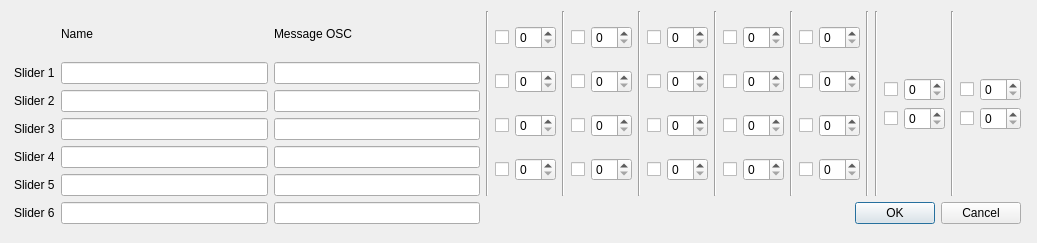
<?xml version="1.0" encoding="UTF-8"?>
<ui version="4.0">
 <class>DialogNo</class>
 <widget class="QDialog" name="DialogNo">
  <property name="geometry">
   <rect>
    <x>0</x>
    <y>0</y>
    <width>1037</width>
    <height>243</height>
   </rect>
  </property>
  <property name="windowTitle">
   <string>Dialog</string>
  </property>
  <widget class="QWidget" name="">
   <property name="geometry">
    <rect>
     <x>14</x>
     <y>11</y>
     <width>1007</width>
     <height>213</height>
    </rect>
   </property>
   <layout class="QGridLayout" name="gridLayout_10">
    <item row="0" column="0" rowspan="2">
     <layout class="QGridLayout" name="gridLayout">
      <item row="0" column="1">
       <widget class="QLabel" name="label_8">
        <property name="text">
         <string>Name</string>
        </property>
       </widget>
      </item>
      <item row="0" column="2">
       <widget class="QLabel" name="label_7">
        <property name="text">
         <string>Message OSC</string>
        </property>
       </widget>
      </item>
      <item row="1" column="0">
       <widget class="QLabel" name="label">
        <property name="text">
         <string>Slider 1</string>
        </property>
       </widget>
      </item>
      <item row="1" column="1">
       <widget class="QLineEdit" name="lineEdit_7"/>
      </item>
      <item row="1" column="2">
       <widget class="QLineEdit" name="lineEdit"/>
      </item>
      <item row="2" column="0">
       <widget class="QLabel" name="label_2">
        <property name="text">
         <string>Slider 2</string>
        </property>
       </widget>
      </item>
      <item row="2" column="1">
       <widget class="QLineEdit" name="lineEdit_8"/>
      </item>
      <item row="2" column="2">
       <widget class="QLineEdit" name="lineEdit_2"/>
      </item>
      <item row="3" column="0">
       <widget class="QLabel" name="label_3">
        <property name="text">
         <string>Slider 3</string>
        </property>
       </widget>
      </item>
      <item row="3" column="1">
       <widget class="QLineEdit" name="lineEdit_9"/>
      </item>
      <item row="3" column="2">
       <widget class="QLineEdit" name="lineEdit_3"/>
      </item>
      <item row="4" column="0">
       <widget class="QLabel" name="label_4">
        <property name="text">
         <string>Slider 4</string>
        </property>
       </widget>
      </item>
      <item row="4" column="1">
       <widget class="QLineEdit" name="lineEdit_10"/>
      </item>
      <item row="4" column="2">
       <widget class="QLineEdit" name="lineEdit_4"/>
      </item>
      <item row="5" column="0">
       <widget class="QLabel" name="label_5">
        <property name="text">
         <string>Slider 5</string>
        </property>
       </widget>
      </item>
      <item row="5" column="1">
       <widget class="QLineEdit" name="lineEdit_11"/>
      </item>
      <item row="5" column="2">
       <widget class="QLineEdit" name="lineEdit_5"/>
      </item>
      <item row="6" column="0">
       <widget class="QLabel" name="label_6">
        <property name="text">
         <string>Slider 6</string>
        </property>
       </widget>
      </item>
      <item row="6" column="1">
       <widget class="QLineEdit" name="lineEdit_12"/>
      </item>
      <item row="6" column="2">
       <widget class="QLineEdit" name="lineEdit_6"/>
      </item>
     </layout>
    </item>
    <item row="0" column="1">
     <layout class="QGridLayout" name="gridLayout_9">
      <item row="0" column="0">
       <widget class="Line" name="line_2">
        <property name="orientation">
         <enum>Qt::Vertical</enum>
        </property>
       </widget>
      </item>
      <item row="0" column="1">
       <layout class="QGridLayout" name="gridLayout_2">
        <item row="0" column="0">
         <widget class="QCheckBox" name="checkBox_15">
          <property name="text">
           <string/>
          </property>
         </widget>
        </item>
        <item row="0" column="1">
         <widget class="QSpinBox" name="spinBox_15"/>
        </item>
        <item row="1" column="0">
         <widget class="QCheckBox" name="checkBox_10">
          <property name="text">
           <string/>
          </property>
         </widget>
        </item>
        <item row="1" column="1">
         <widget class="QSpinBox" name="spinBox_10"/>
        </item>
        <item row="2" column="0">
         <widget class="QCheckBox" name="checkBox_5">
          <property name="text">
           <string/>
          </property>
         </widget>
        </item>
        <item row="2" column="1">
         <widget class="QSpinBox" name="spinBox_5"/>
        </item>
        <item row="3" column="0">
         <widget class="QCheckBox" name="checkBox">
          <property name="text">
           <string/>
          </property>
         </widget>
        </item>
        <item row="3" column="1">
         <widget class="QSpinBox" name="spinBox"/>
        </item>
       </layout>
      </item>
      <item row="0" column="2">
       <widget class="Line" name="line_3">
        <property name="orientation">
         <enum>Qt::Vertical</enum>
        </property>
       </widget>
      </item>
      <item row="0" column="3">
       <layout class="QGridLayout" name="gridLayout_3">
        <item row="0" column="0">
         <widget class="QCheckBox" name="checkBox_16">
          <property name="text">
           <string/>
          </property>
         </widget>
        </item>
        <item row="0" column="1">
         <widget class="QSpinBox" name="spinBox_16"/>
        </item>
        <item row="1" column="0">
         <widget class="QCheckBox" name="checkBox_11">
          <property name="text">
           <string/>
          </property>
         </widget>
        </item>
        <item row="1" column="1">
         <widget class="QSpinBox" name="spinBox_11"/>
        </item>
        <item row="2" column="0">
         <widget class="QCheckBox" name="checkBox_6">
          <property name="text">
           <string/>
          </property>
         </widget>
        </item>
        <item row="2" column="1">
         <widget class="QSpinBox" name="spinBox_6"/>
        </item>
        <item row="3" column="0">
         <widget class="QCheckBox" name="checkBox_1">
          <property name="text">
           <string/>
          </property>
         </widget>
        </item>
        <item row="3" column="1">
         <widget class="QSpinBox" name="spinBox_1"/>
        </item>
       </layout>
      </item>
      <item row="0" column="4">
       <widget class="Line" name="line_4">
        <property name="orientation">
         <enum>Qt::Vertical</enum>
        </property>
       </widget>
      </item>
      <item row="0" column="5">
       <layout class="QGridLayout" name="gridLayout_4">
        <item row="0" column="0">
         <widget class="QCheckBox" name="checkBox_17">
          <property name="text">
           <string/>
          </property>
         </widget>
        </item>
        <item row="0" column="1">
         <widget class="QSpinBox" name="spinBox_17"/>
        </item>
        <item row="1" column="0">
         <widget class="QCheckBox" name="checkBox_12">
          <property name="text">
           <string/>
          </property>
         </widget>
        </item>
        <item row="1" column="1">
         <widget class="QSpinBox" name="spinBox_12"/>
        </item>
        <item row="2" column="0">
         <widget class="QCheckBox" name="checkBox_7">
          <property name="text">
           <string/>
          </property>
         </widget>
        </item>
        <item row="2" column="1">
         <widget class="QSpinBox" name="spinBox_7"/>
        </item>
        <item row="3" column="0">
         <widget class="QCheckBox" name="checkBox_2">
          <property name="text">
           <string/>
          </property>
         </widget>
        </item>
        <item row="3" column="1">
         <widget class="QSpinBox" name="spinBox_2"/>
        </item>
       </layout>
      </item>
      <item row="0" column="6">
       <widget class="Line" name="line_5">
        <property name="orientation">
         <enum>Qt::Vertical</enum>
        </property>
       </widget>
      </item>
      <item row="0" column="7">
       <layout class="QGridLayout" name="gridLayout_5">
        <item row="0" column="0">
         <widget class="QCheckBox" name="checkBox_18">
          <property name="text">
           <string/>
          </property>
         </widget>
        </item>
        <item row="0" column="1">
         <widget class="QSpinBox" name="spinBox_18"/>
        </item>
        <item row="1" column="0">
         <widget class="QCheckBox" name="checkBox_13">
          <property name="text">
           <string/>
          </property>
         </widget>
        </item>
        <item row="1" column="1">
         <widget class="QSpinBox" name="spinBox_13"/>
        </item>
        <item row="2" column="0">
         <widget class="QCheckBox" name="checkBox_8">
          <property name="text">
           <string/>
          </property>
         </widget>
        </item>
        <item row="2" column="1">
         <widget class="QSpinBox" name="spinBox_8"/>
        </item>
        <item row="3" column="0">
         <widget class="QCheckBox" name="checkBox_3">
          <property name="text">
           <string/>
          </property>
         </widget>
        </item>
        <item row="3" column="1">
         <widget class="QSpinBox" name="spinBox_3"/>
        </item>
       </layout>
      </item>
      <item row="0" column="8">
       <widget class="Line" name="line_6">
        <property name="orientation">
         <enum>Qt::Vertical</enum>
        </property>
       </widget>
      </item>
      <item row="0" column="9">
       <layout class="QGridLayout" name="gridLayout_6">
        <item row="0" column="0">
         <widget class="QCheckBox" name="checkBox_19">
          <property name="text">
           <string/>
          </property>
         </widget>
        </item>
        <item row="1" column="0">
         <widget class="QCheckBox" name="checkBox_14">
          <property name="text">
           <string/>
          </property>
         </widget>
        </item>
        <item row="1" column="1">
         <widget class="QSpinBox" name="spinBox_14"/>
        </item>
        <item row="2" column="0">
         <widget class="QCheckBox" name="checkBox_9">
          <property name="text">
           <string/>
          </property>
         </widget>
        </item>
        <item row="2" column="1">
         <widget class="QSpinBox" name="spinBox_9"/>
        </item>
        <item row="3" column="0">
         <widget class="QCheckBox" name="checkBox_4">
          <property name="text">
           <string/>
          </property>
         </widget>
        </item>
        <item row="3" column="1">
         <widget class="QSpinBox" name="spinBox_4"/>
        </item>
        <item row="0" column="1">
         <widget class="QSpinBox" name="spinBox_19"/>
        </item>
       </layout>
      </item>
      <item row="0" column="10">
       <widget class="Line" name="line_7">
        <property name="orientation">
         <enum>Qt::Vertical</enum>
        </property>
       </widget>
      </item>
      <item row="0" column="11">
       <widget class="Line" name="line">
        <property name="orientation">
         <enum>Qt::Vertical</enum>
        </property>
       </widget>
      </item>
      <item row="0" column="12">
       <layout class="QGridLayout" name="gridLayout_7">
        <item row="0" column="1">
         <spacer name="verticalSpacer">
          <property name="orientation">
           <enum>Qt::Vertical</enum>
          </property>
          <property name="sizeHint" stdset="0">
           <size>
            <width>20</width>
            <height>40</height>
           </size>
          </property>
         </spacer>
        </item>
        <item row="1" column="0">
         <widget class="QCheckBox" name="checkBox_22">
          <property name="text">
           <string/>
          </property>
         </widget>
        </item>
        <item row="1" column="1">
         <widget class="QSpinBox" name="spinBox_22"/>
        </item>
        <item row="2" column="0">
         <widget class="QCheckBox" name="checkBox_20">
          <property name="text">
           <string/>
          </property>
         </widget>
        </item>
        <item row="2" column="1">
         <widget class="QSpinBox" name="spinBox_20"/>
        </item>
        <item row="3" column="1">
         <spacer name="verticalSpacer_2">
          <property name="orientation">
           <enum>Qt::Vertical</enum>
          </property>
          <property name="sizeHint" stdset="0">
           <size>
            <width>20</width>
            <height>40</height>
           </size>
          </property>
         </spacer>
        </item>
       </layout>
      </item>
      <item row="0" column="13">
       <widget class="Line" name="line_8">
        <property name="orientation">
         <enum>Qt::Vertical</enum>
        </property>
       </widget>
      </item>
      <item row="0" column="14">
       <layout class="QGridLayout" name="gridLayout_8">
        <item row="0" column="1">
         <spacer name="verticalSpacer_3">
          <property name="orientation">
           <enum>Qt::Vertical</enum>
          </property>
          <property name="sizeHint" stdset="0">
           <size>
            <width>20</width>
            <height>40</height>
           </size>
          </property>
         </spacer>
        </item>
        <item row="1" column="0">
         <widget class="QCheckBox" name="checkBox_23">
          <property name="text">
           <string/>
          </property>
         </widget>
        </item>
        <item row="1" column="1">
         <widget class="QSpinBox" name="spinBox_23"/>
        </item>
        <item row="2" column="0">
         <widget class="QCheckBox" name="checkBox_21">
          <property name="text">
           <string/>
          </property>
         </widget>
        </item>
        <item row="2" column="1">
         <widget class="QSpinBox" name="spinBox_21"/>
        </item>
        <item row="3" column="1">
         <spacer name="verticalSpacer_4">
          <property name="orientation">
           <enum>Qt::Vertical</enum>
          </property>
          <property name="sizeHint" stdset="0">
           <size>
            <width>20</width>
            <height>40</height>
           </size>
          </property>
         </spacer>
        </item>
       </layout>
      </item>
     </layout>
    </item>
    <item row="1" column="1">
     <widget class="QDialogButtonBox" name="buttonBox">
      <property name="orientation">
       <enum>Qt::Horizontal</enum>
      </property>
      <property name="standardButtons">
       <set>QDialogButtonBox::Cancel|QDialogButtonBox::Ok</set>
      </property>
     </widget>
    </item>
   </layout>
  </widget>
 </widget>
 <resources/>
 <connections>
  <connection>
   <sender>buttonBox</sender>
   <signal>accepted()</signal>
   <receiver>DialogNo</receiver>
   <slot>accept()</slot>
   <hints>
    <hint type="sourcelabel">
     <x>248</x>
     <y>254</y>
    </hint>
    <hint type="destinationlabel">
     <x>157</x>
     <y>274</y>
    </hint>
   </hints>
  </connection>
  <connection>
   <sender>buttonBox</sender>
   <signal>rejected()</signal>
   <receiver>DialogNo</receiver>
   <slot>reject()</slot>
   <hints>
    <hint type="sourcelabel">
     <x>316</x>
     <y>260</y>
    </hint>
    <hint type="destinationlabel">
     <x>286</x>
     <y>274</y>
    </hint>
   </hints>
  </connection>
 </connections>
</ui>
